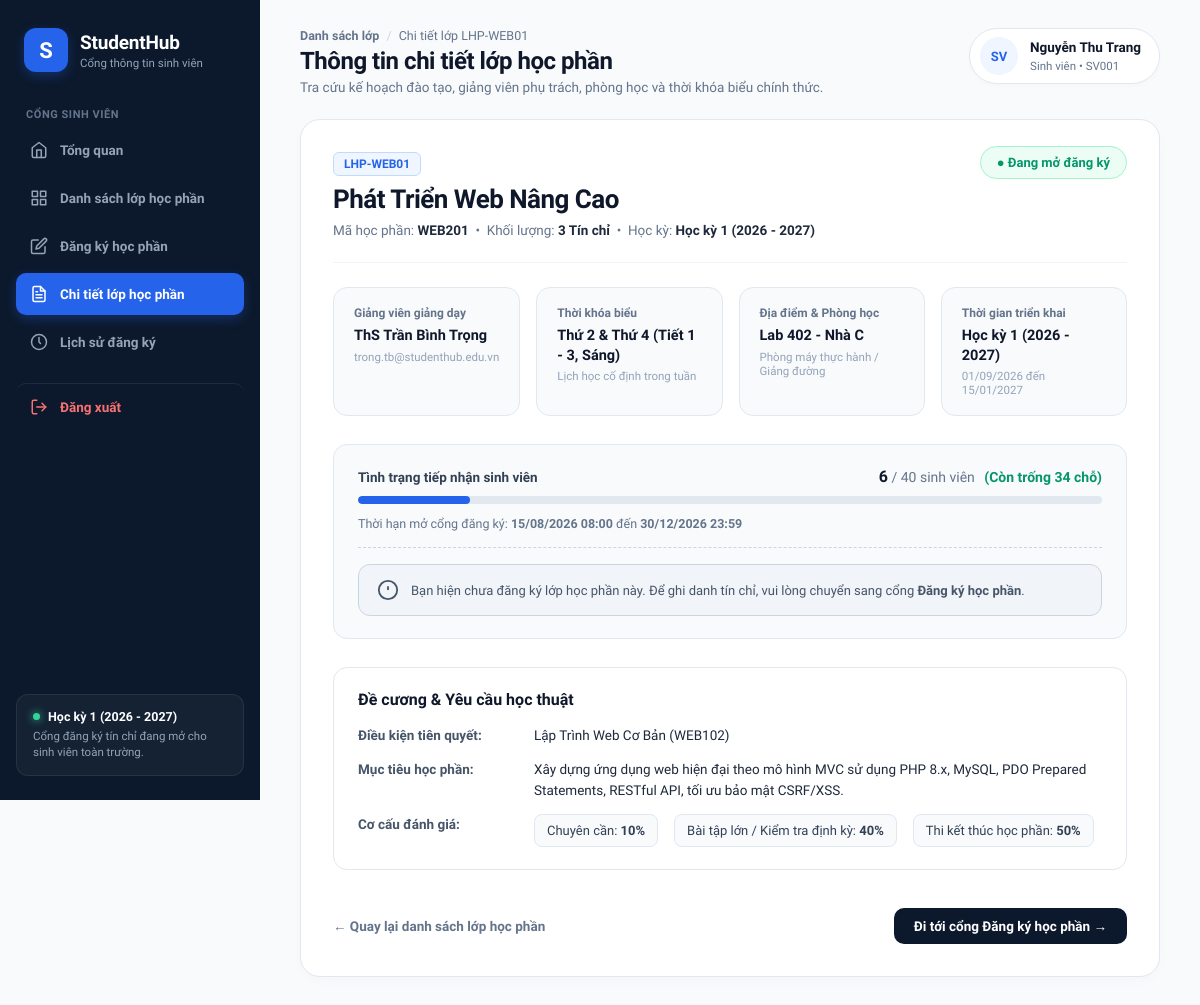
/app/Views/classes/detail.php?id=1, run on the app's committed database.
### tables this page shows
CREATE TABLE `lop_hoc_phan` (
    `id` INT AUTO_INCREMENT PRIMARY KEY,
    `ma_lop` VARCHAR(50) NOT NULL,
    `hoc_phan_id` INT NOT NULL,
    `hoc_ky_id` INT NOT NULL,
    `giang_vien_id` INT NULL,
    `si_so_toi_da` INT NOT NULL DEFAULT 40,
    `trang_thai` ENUM('mo', 'khoa') NOT NULL DEFAULT 'mo',
    `thoi_gian_mo_rieng` DATETIME NULL,
    `thoi_gian_dong_rieng` DATETIME NULL,
    `lich_hoc` VARCHAR(100) NULL,
    `phong_hoc` VARCHAR(100) NULL,
    `ngay_tao` DATETIME NOT NULL DEFAULT CURRENT_TIMESTAMP,
    CONSTRAINT `uc_lop_ma_lop` UNIQUE (`ma_lop`),
    CONSTRAINT `chk_lop_si_so` CHECK (`si_so_toi_da` > 0),
    CONSTRAINT `fk_lop_hoc_phan` FOREIGN KEY (`hoc_phan_id`)
        REFERENCES `hoc_phan` (`id`) ON DELETE RESTRICT ON UPDATE CASCADE,
    CONSTRAINT `fk_lop_hoc_ky` FOREIGN KEY (`hoc_ky_id`)
        REFERENCES `hoc_ky` (`id`) ON DELETE RESTRICT ON UPDATE CASCADE,
    CONSTRAINT `fk_lop_giang_vien` FOREIGN KEY (`giang_vien_id`)
        REFERENCES `nguoi_dung` (`id`) ON DELETE SET NULL ON UPDATE CASCADE
);

CREATE TABLE `hoc_phan` (
    `id` INT AUTO_INCREMENT PRIMARY KEY,
    `ma_hoc_phan` VARCHAR(20) NOT NULL,
    `ten_hoc_phan` VARCHAR(150) NOT NULL,
    `so_tin_chi` INT NOT NULL,
    `loai_hoc_phan` ENUM('dai_cuong', 'co_so_nganh', 'chuyen_nganh') NOT NULL DEFAULT 'co_so_nganh',
    `hoc_phan_tien_quyet_id` INT NULL,
    `mo_ta` TEXT NULL,
    `dieu_kien_tien_quyet` VARCHAR(255) NOT NULL DEFAULT 'Không có',
    `ngay_tao` DATETIME NOT NULL DEFAULT CURRENT_TIMESTAMP,
    CONSTRAINT `uc_hoc_phan_ma` UNIQUE (`ma_hoc_phan`),
    CONSTRAINT `chk_hoc_phan_tin_chi` CHECK (`so_tin_chi` > 0),
    CONSTRAINT `fk_hoc_phan_tien_quyet` FOREIGN KEY (`hoc_phan_tien_quyet_id`)
        REFERENCES `hoc_phan` (`id`) ON DELETE SET NULL ON UPDATE CASCADE
);

CREATE TABLE `hoc_ky` (
    `id` INT AUTO_INCREMENT PRIMARY KEY,
    `ten_hoc_ky` VARCHAR(100) NOT NULL,
    `ngay_bat_dau` DATE NOT NULL,
    `ngay_ket_thuc` DATE NOT NULL,
    `thoi_gian_mo_dk` DATETIME NOT NULL,
    `thoi_gian_dong_dk` DATETIME NOT NULL,
    `trang_thai_dang_ky` TINYINT(1) NOT NULL DEFAULT 1,
    `ngay_tao` DATETIME NOT NULL DEFAULT CURRENT_TIMESTAMP
);

CREATE TABLE `nguoi_dung` (
    `id` INT AUTO_INCREMENT PRIMARY KEY,
    `ten_dang_nhap` VARCHAR(50) NOT NULL,
    `mat_khau_hash` VARCHAR(255) NOT NULL,
    `ho_ten` VARCHAR(100) NOT NULL,
    `email` VARCHAR(100) NULL,
    `so_dien_thoai` VARCHAR(20) NULL,
    `vai_tro` ENUM('sinh_vien', 'giang_vien', 'admin') NOT NULL DEFAULT 'sinh_vien',
    `ngay_tao` DATETIME NOT NULL DEFAULT CURRENT_TIMESTAMP,
    CONSTRAINT `uc_nguoi_dung_username` UNIQUE (`ten_dang_nhap`)
);

### app/Models/LopHocPhanModel.php (called while the page is built, shortened)
<?php
class LopHocPhanModel {
    private ?PDO $conn;
    public function __construct(?PDO $dbConnection) {
        $this->conn = $dbConnection;
    }
    public function getChiTietLop(int|string $classId, ?int $studentId = 0): ?array {
        $sql = "SELECT
                    lhp.id AS lop_id,
                    lhp.ma_lop,
                    lhp.lich_hoc,
                    lhp.phong_hoc,
                    lhp.si_so_toi_da,
                    lhp.trang_thai AS trang_thai_lop,
                    lhp.thoi_gian_mo_rieng,
                    lhp.thoi_gian_dong_rieng,
                    hp.ma_hoc_phan,
                    hp.ten_hoc_phan,
                    hp.so_tin_chi,
                    hp.mo_ta AS mo_ta_hoc_phan,
                    hp.dieu_kien_tien_quyet,
                    hk.ten_hoc_ky,
                    hk.ngay_bat_dau,
                    hk.ngay_ket_thuc,
                    hk.thoi_gian_mo_dk,
                    hk.thoi_gian_dong_dk,
                    hk.trang_thai_dang_ky,
                    gv.ho_ten AS ten_giang_vien,
                    gv.email AS email_giang_vien,
                    -- Đếm tổng sĩ số thực tế đã đăng ký hợp lệ
                    (SELECT COUNT(*)
                     FROM dang_ky_hoc
                     WHERE lop_hoc_phan_id = lhp.id AND trang_thai = 'dang_ky') AS si_so_hien_tai,
                    -- Lấy thời gian đăng ký của chính sinh viên đang đăng nhập
                    (SELECT ngay_dang_ky
                     FROM dang_ky_hoc
                     WHERE lop_hoc_phan_id = lhp.id
                       AND sinh_vien_id = :student_id
                       AND trang_thai = 'dang_ky'
                     LIMIT 1) AS ngay_dang_ky_cua_ban
                FROM lop_hoc_phan lhp
                INNER JOIN hoc_phan hp ON lhp.hoc_phan_id = hp.id
                INNER JOIN hoc_ky hk ON lhp.hoc_ky_id = hk.id
                LEFT JOIN nguoi_dung gv ON lhp.giang_vien_id = gv.id
                WHERE (lhp.id = :class_id_numeric OR lhp.ma_lop = :class_code)
                LIMIT 1";
        try {
            $stmt = $this->conn->prepare($sql);
            $numericId = is_numeric($classId) ? (int)$classId : 0;
            $classCode = (string)$classId;
            $stmt->execute([
                ':class_id_numeric' => $numericId,
                ':class_code'       => $classCode,
                ':student_id'       => (int)($studentId ?? 0)
            ]);
            $result = $stmt->fetch(PDO::FETCH_ASSOC);
            return $result ?: null;
        } catch (PDOException $e) {
            error_log("Lỗi truy vấn LopHocPhanModel::getChiTietLop: " . $e->getMessage());
            return null;
        }
    }
}

### app/Views/classes/detail.php (the view, shortened to what this page needs)
<?php
$currentUserId = (int)($_SESSION['user_id'] ?? ($_SESSION['nguoi_dung_id'] ?? 4));
$hoTenSv       = (string)($_SESSION['ho_ten'] ?? 'Nguyễn Thu Trang');
$maSv          = (string)($_SESSION['ten_dang_nhap'] ?? ($_SESSION['username'] ?? 'SV001'));
$classId = $_GET['id'] ?? ($_GET['ma_lop'] ?? 1);
require_once __DIR__ . '/../../Models/LopHocPhanModel.php';
$db = null;
if (!$db) {
    $dbHost = 'localhost';
    $dbName = 'studenthub';
    $dbUser = 'root';
    $dbPass = '';
    try {
        $db = new PDO("mysql:host={$dbHost};dbname={$dbName};charset=utf8mb4", $dbUser, $dbPass, [
            PDO::ATTR_ERRMODE            => PDO::ERRMODE_EXCEPTION,
            PDO::ATTR_DEFAULT_FETCH_MODE => PDO::FETCH_ASSOC,
            PDO::ATTR_EMULATE_PREPARES   => false
        ]);
    } catch (PDOException $e) {
        error_log("Detail view DB connection error: " . $e->getMessage());
    }
}
$lop = null;
if ($db instanceof PDO) {
    $model = new LopHocPhanModel($db);
    $lop = $model->getChiTietLop($classId, $currentUserId);
}
    ?>
    <?php
$maLop              = (string)($lop['ma_lop'] ?? 'LHP');
$tenHocPhan         = (string)($lop['ten_hoc_phan'] ?? 'Chưa cập nhật tên');
$maHocPhan          = (string)($lop['ma_hoc_phan'] ?? 'HP');
$soTinChi           = (int)($lop['so_tin_chi'] ?? 0);
$tenHocKy           = (string)($lop['ten_hoc_ky'] ?? 'Học kỳ');
$trangThaiLop       = (string)($lop['trang_thai_lop'] ?? ($lop['trang_thai'] ?? 'mo'));
$tenGiangVien       = (string)($lop['ten_giang_vien'] ?? 'ThS Trần Bình Trọng');
$emailGiangVien     = (string)($lop['email_giang_vien'] ?? 'contact@studenthub.edu.vn');
$lichHoc            = (string)($lop['lich_hoc'] ?? 'Chưa có lịch học cố định');
$phongHoc           = (string)($lop['phong_hoc'] ?? 'Chưa cập nhật phòng học');
$ngayBatDau         = $lop['ngay_bat_dau'] ?? null;
$ngayKetThuc        = $lop['ngay_ket_thuc'] ?? null;
$dieuKienTienQuyet  = (string)($lop['dieu_kien_tien_quyet'] ?? 'Không có');
$moTaHocPhan        = (string)($lop['mo_ta_hoc_phan'] ?? ($lop['mo_ta'] ?? 'Chưa có đề cương chi tiết cho học phần này.'));
$ngayDangKyCuaBan   = $lop['ngay_dang_ky_cua_ban'] ?? null;
$siSoHienTai        = (int)($lop['si_so_hien_tai'] ?? 0);
$siSoToiDa          = (int)($lop['si_so_toi_da'] ?? 40);
$conLai             = max(0, $siSoToiDa - $siSoHienTai);
$phanTram           = ($siSoToiDa > 0) ? min(100, (int)round(($siSoHienTai / $siSoToiDa) * 100)) : 0;
$thoiGianMoRieng    = $lop['thoi_gian_mo_rieng'] ?? null;
$thoiGianDongRieng  = $lop['thoi_gian_dong_rieng'] ?? null;
$thoiGianMoDkHk     = $lop['thoi_gian_mo_dk'] ?? null;
$thoiGianDongDkHk   = $lop['thoi_gian_dong_dk'] ?? null;
$thoiGianMo         = !empty($thoiGianMoRieng) ? $thoiGianMoRieng : ($thoiGianMoDkHk ?? null);
$thoiGianDong       = !empty($thoiGianDongRieng) ? $thoiGianDongRieng : ($thoiGianDongDkHk ?? null);
?>
<!DOCTYPE html>
<html lang="vi">
<head>
    <link rel="stylesheet" href="/studenthub/assets/css/sinhvien.css?v=<?= time() ?>">
</head>
<body class="sh-body">
<div class="sh-container">
    <?php
    $sidebarPath = __DIR__ . '/../layouts/sidebar.php';
    if (file_exists($sidebarPath)) {
        include $sidebarPath;
    }
    ?>
    <main class="sh-main-content">
        <header class="sh-top-header">
            <div>
                <div class="top-breadcrumb">
                    <a href="/studenthub/public/danh_sach_lop_hoc_phan.php" class="breadcrumb-back-link">Danh sách lớp</a>
                    <span style="color:#cbd5e1; margin:0 4px;">/</span> Chi tiết lớp <?= htmlspecialchars($maLop, ENT_QUOTES, 'UTF-8') ?>
                </div>
                <h1>Thông tin chi tiết lớp học phần</h1>
                <p class="header-subtext">Tra cứu kế hoạch đào tạo, giảng viên phụ trách, phòng học và thời khóa biểu chính thức.</p>
            </div>
            <div class="profile-pill-box">
                <div class="profile-avatar-circle">SV</div>
                <div class="profile-name-role">
                    <strong><?= htmlspecialchars($hoTenSv, ENT_QUOTES, 'UTF-8') ?></strong>
                    <span>Sinh viên • <?= htmlspecialchars($maSv, ENT_QUOTES, 'UTF-8') ?></span>
                </div>
            </div>
        </header>
        <section class="detail-overview-card">
            <div class="overview-header-flex">
                <div>
                    <span class="code-pill-blue"><?= htmlspecialchars($maLop, ENT_QUOTES, 'UTF-8') ?></span>
                    <h2 class="class-title"><?= htmlspecialchars($tenHocPhan, ENT_QUOTES, 'UTF-8') ?></h2>
                    <p class="meta-tag-sub">
                        Mã học phần: <strong><?= htmlspecialchars($maHocPhan, ENT_QUOTES, 'UTF-8') ?></strong>
                        &nbsp;•&nbsp; Khối lượng: <strong><?= $soTinChi ?> Tín chỉ</strong>
                        &nbsp;•&nbsp; Học kỳ: <strong><?= htmlspecialchars($tenHocKy, ENT_QUOTES, 'UTF-8') ?></strong>
                    </p>
                </div>
                <div>
                    <?php if ($trangThaiLop === 'mo' && $conLai > 0): ?>
                        <span class="badge-status-open">● Đang mở đăng ký</span>
                    <?php elseif ($trangThaiLop === 'mo' && $conLai <= 0): ?>
                        <span class="badge-status-full">● Đã đủ sĩ số</span>
                    <?php else: ?>
                        <span class="badge-status-locked">● Đã khóa đăng ký</span>
                    <?php endif; ?>
                </div>
            </div>
            <div class="specs-grid-container">
                <div class="spec-item">
                    <span class="spec-label">Giảng viên giảng dạy</span>
                    <strong class="spec-val"><?= htmlspecialchars($tenGiangVien, ENT_QUOTES, 'UTF-8') ?></strong>
                    <span class="spec-desc"><?= htmlspecialchars($emailGiangVien, ENT_QUOTES, 'UTF-8') ?></span>
                </div>
                <div class="spec-item">
                    <span class="spec-label">Thời khóa biểu</span>
                    <strong class="spec-val"><?= htmlspecialchars($lichHoc, ENT_QUOTES, 'UTF-8') ?></strong>
                    <span class="spec-desc">Lịch học cố định trong tuần</span>
                </div>
                <div class="spec-item">
                    <span class="spec-label">Địa điểm &amp; Phòng học</span>
                    <strong class="spec-val"><?= htmlspecialchars($phongHoc, ENT_QUOTES, 'UTF-8') ?></strong>
                    <span class="spec-desc">Phòng máy thực hành / Giảng đường</span>
                </div>
                <div class="spec-item">
                    <span class="spec-label">Thời gian triển khai</span>
                    <strong class="spec-val"><?= htmlspecialchars($tenHocKy, ENT_QUOTES, 'UTF-8') ?></strong>
                    <span class="spec-desc">
                        <?= !empty($ngayBatDau) ? date('d/m/Y', strtotime($ngayBatDau)) : '01/09/2026' ?>
                        đến
                        <?= !empty($ngayKetThuc) ? date('d/m/Y', strtotime($ngayKetThuc)) : '15/01/2027' ?>
                    </span>
                </div>
            </div>
            <div class="class-capacity-box">
                <div class="capacity-labels">
                    <span class="cap-title">Tình trạng tiếp nhận sinh viên</span>
                    <span class="cap-numbers">
                        <strong><?= $siSoHienTai ?></strong> / <?= $siSoToiDa ?> sinh viên
                        <span class="remain-pill">(Còn trống <?= $conLai ?> chỗ)</span>
                    </span>
                </div>
                <div class="progress-track">
                    <div class="progress-fill <?= ($conLai === 0) ? 'danger' : '' ?>" style="width: <?= $phanTram ?>%;"></div>
                </div>
                <div class="enrollment-window-text">
                    Thời hạn mở cổng đăng ký:
                    <strong>
                        <?= !empty($thoiGianMo) ? date('d/m/Y H:i', strtotime($thoiGianMo)) : 'Chưa thiết lập' ?>
                    </strong>
                    đến
                    <strong>
                        <?= !empty($thoiGianDong) ? date('d/m/Y H:i', strtotime($thoiGianDong)) : 'Chưa thiết lập' ?>
                    </strong>
                </div>
                <div class="personal-enrollment-status">
                    <?php if (!empty($ngayDangKyCuaBan)): ?>
                        <div class="enroll-badge-success">
                            <svg width="22" height="22" viewBox="0 0 24 24" fill="none" stroke="currentColor" stroke-width="2.5"><polyline points="20 6 9 17 4 12"/></svg>
                            <div>
                                <strong style="display:block; margin-bottom:2px;">Bạn đã đăng ký lớp học phần này thành công!</strong>
                                <span style="font-size:12.5px;">Thời gian ghi danh: <strong><?= date('d/m/Y \l\ú\c H:i:s', strtotime($ngayDangKyCuaBan)) ?></strong> (Suất học hợp lệ trên hệ thống).</span>
                            </div>
                        </div>
                    <?php else: ?>
                        <div class="enroll-badge-neutral">
                            <svg width="22" height="22" viewBox="0 0 24 24" fill="none" stroke="currentColor" stroke-width="2"><circle cx="12" cy="12" r="10"/><line x1="12" y1="8" x2="12" y2="12"/><line x1="12" y1="16" x2="12.01" y2="16"/></svg>
                            <div>
                                <span>Bạn hiện chưa đăng ký lớp học phần này. Để ghi danh tín chỉ, vui lòng chuyển sang cổng <strong>Đăng ký học phần</strong>.</span>
                            </div>
                        </div>
                    <?php endif; ?>
                </div>
            </div>
            <div class="academic-syllabus-box">
                <h3 class="box-title">Đề cương &amp; Yêu cầu học thuật</h3>
                <div class="syllabus-grid">
                    <div class="syl-row">
                        <span class="syl-label">Điều kiện tiên quyết:</span>
                        <span class="syl-content"><?= htmlspecialchars($dieuKienTienQuyet, ENT_QUOTES, 'UTF-8') ?></span>
                    </div>
                    <div class="syl-row">
                        <span class="syl-label">Mục tiêu học phần:</span>
                        <span class="syl-content"><?= nl2br(htmlspecialchars($moTaHocPhan, ENT_QUOTES, 'UTF-8')) ?></span>
                    </div>
                    <div class="syl-row">
                        <span class="syl-label">Cơ cấu đánh giá:</span>
                        <div class="syl-grades">
                            <span>Chuyên cần: <strong>10%</strong></span>
                            <span>Bài tập lớn / Kiểm tra định kỳ: <strong>40%</strong></span>
                            <span>Thi kết thúc học phần: <strong>50%</strong></span>
                        </div>
                    </div>
                </div>
            </div>
            <div class="action-buttons-strip">
                <a href="/studenthub/public/danh_sach_lop_hoc_phan.php" class="btn-back-link">
                    &larr; Quay lại danh sách lớp học phần
                </a>
                <a href="/studenthub/public/trang_dang_ky_hoc.php" class="btn-goto-enroll">
                    Đi tới cổng Đăng ký học phần &rarr;
                </a>
            </div>
        </section>
    </main>
</div>
</body>
</html>

### data on the page
lop_hoc_phan: ma_lop "LHP-WEB01", hoc_phan.ten_hoc_phan "Phát Triển Web Nâng Cao", hoc_phan.ma_hoc_phan "WEB201", hoc_phan.so_tin_chi "3", hoc_ky.ten_hoc_ky "Học kỳ 1 (2026 - 2027)", giang_vien.ho_ten "ThS Trần Bình Trọng", giang_vien.email "trong.tb@studenthub.edu.vn", lich_hoc "Thứ 2 & Thứ 4 (Tiết 1 - 3, Sáng)", phong_hoc "Lab 402 - Nhà C", hoc_ky.ngay_bat_dau "01/09/2026", hoc_ky.ngay_ket_thuc "15/01/2027", si_so_toi_da "40", hoc_ky.thoi_gian_mo_dk "15/08/2026 08:00", hoc_ky.thoi_gian_dong_dk "30/12/2026 23:59", hoc_phan.dieu_kien_tien_quyet "Lập Trình Web Cơ Bản (WEB102)", hoc_phan.mo_ta "Xây dựng ứng dụng web hiện đại theo mô hình MVC sử dụng PHP 8.x, MySQL, PDO Prepared Statements, RESTful API, tối ưu bảo mật CSRF/XSS."

### other printed values
$hoTenSv "Nguyễn Thu Trang"
$maSv "SV001"
$siSoHienTai "6"
$conLai "34"
